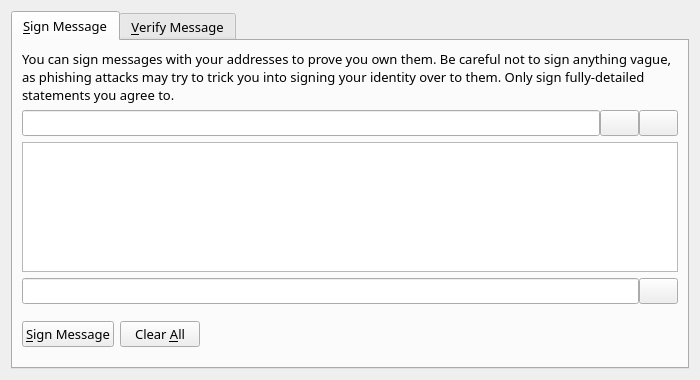
<?xml version="1.0" encoding="UTF-8"?>
<ui version="4.0">
 <class>SignVerifyMessageDialog</class>
 <widget class="QDialog" name="SignVerifyMessageDialog">
  <property name="geometry">
   <rect>
    <x>0</x>
    <y>0</y>
    <width>700</width>
    <height>380</height>
   </rect>
  </property>
  <property name="windowTitle">
   <string>Signatures - Sign / Verify a Message</string>
  </property>
  <property name="modal">
   <bool>true</bool>
  </property>
  <layout class="QGridLayout" name="gridLayout">
   <item row="0" column="0">
    <widget class="QTabWidget" name="tabWidget">
     <property name="font">
      <font>
       <family>Plantagenet Cherokee</family>
       <pointsize>10</pointsize>
      </font>
     </property>
     <property name="currentIndex">
      <number>0</number>
     </property>
     <widget class="QWidget" name="tabSignMessage">
      <attribute name="title">
       <string>&amp;Sign Message</string>
      </attribute>
      <layout class="QGridLayout" name="gridLayout_2">
       <item row="0" column="0">
        <widget class="QLabel" name="infoLabel_SM">
         <property name="text">
          <string>You can sign messages with your addresses to prove you own them. Be careful not to sign anything vague, as phishing attacks may try to trick you into signing your identity over to them. Only sign fully-detailed statements you agree to.</string>
         </property>
         <property name="textFormat">
          <enum>Qt::PlainText</enum>
         </property>
         <property name="wordWrap">
          <bool>true</bool>
         </property>
        </widget>
       </item>
       <item row="1" column="0">
        <layout class="QHBoxLayout" name="horizontalLayout_1_SM">
         <property name="spacing">
          <number>0</number>
         </property>
         <item>
          <widget class="QValidatedLineEdit" name="addressIn_SM">
           <property name="toolTip">
            <string>&lt;html&gt;&lt;head/&gt;&lt;body&gt;&lt;p&gt;&lt;img src=&quot;:/toolTip/res/tooltips/signMessageDialogTooltip.png&quot;/&gt;&lt;/p&gt;&lt;/body&gt;&lt;/html&gt;</string>
           </property>
           <property name="maxLength">
            <number>34</number>
           </property>
          </widget>
         </item>
         <item>
          <widget class="QPushButton" name="addressBookButton_SM">
           <property name="toolTip">
            <string>&lt;html&gt;&lt;head/&gt;&lt;body&gt;&lt;p&gt;&lt;img src=&quot;:/toolTip/res/tooltips/chooseAddressTooltip.png&quot;/&gt;&lt;/p&gt;&lt;/body&gt;&lt;/html&gt;</string>
           </property>
           <property name="styleSheet">
            <string notr="true"/>
           </property>
           <property name="text">
            <string/>
           </property>
           <property name="icon">
            <iconset resource="../bitcoin.qrc">
             <normaloff>:/icons/address-book</normaloff>:/icons/address-book</iconset>
           </property>
           <property name="shortcut">
            <string>Alt+A</string>
           </property>
           <property name="autoDefault">
            <bool>false</bool>
           </property>
          </widget>
         </item>
         <item>
          <widget class="QPushButton" name="pasteButton_SM">
           <property name="toolTip">
            <string>&lt;html&gt;&lt;head/&gt;&lt;body&gt;&lt;p&gt;&lt;img src=&quot;:/toolTip/res/tooltips/pasteAddressTooltip.png&quot;/&gt;&lt;/p&gt;&lt;/body&gt;&lt;/html&gt;</string>
           </property>
           <property name="styleSheet">
            <string notr="true"/>
           </property>
           <property name="text">
            <string/>
           </property>
           <property name="icon">
            <iconset resource="../bitcoin.qrc">
             <normaloff>:/icons/editpaste</normaloff>:/icons/editpaste</iconset>
           </property>
           <property name="shortcut">
            <string>Alt+P</string>
           </property>
           <property name="autoDefault">
            <bool>false</bool>
           </property>
          </widget>
         </item>
        </layout>
       </item>
       <item row="2" column="0">
        <widget class="QPlainTextEdit" name="messageIn_SM">
         <property name="palette">
          <palette>
           <active>
            <colorrole role="Text">
             <brush brushstyle="SolidPattern">
              <color alpha="255">
               <red>255</red>
               <green>255</green>
               <blue>255</blue>
              </color>
             </brush>
            </colorrole>
            <colorrole role="ButtonText">
             <brush brushstyle="SolidPattern">
              <color alpha="255">
               <red>255</red>
               <green>255</green>
               <blue>255</blue>
              </color>
             </brush>
            </colorrole>
            <colorrole role="ToolTipText">
             <brush brushstyle="SolidPattern">
              <color alpha="255">
               <red>255</red>
               <green>255</green>
               <blue>255</blue>
              </color>
             </brush>
            </colorrole>
           </active>
           <inactive>
            <colorrole role="Text">
             <brush brushstyle="SolidPattern">
              <color alpha="255">
               <red>255</red>
               <green>255</green>
               <blue>255</blue>
              </color>
             </brush>
            </colorrole>
            <colorrole role="ButtonText">
             <brush brushstyle="SolidPattern">
              <color alpha="255">
               <red>255</red>
               <green>255</green>
               <blue>255</blue>
              </color>
             </brush>
            </colorrole>
            <colorrole role="ToolTipText">
             <brush brushstyle="SolidPattern">
              <color alpha="255">
               <red>255</red>
               <green>255</green>
               <blue>255</blue>
              </color>
             </brush>
            </colorrole>
           </inactive>
           <disabled>
            <colorrole role="Text">
             <brush brushstyle="SolidPattern">
              <color alpha="255">
               <red>255</red>
               <green>255</green>
               <blue>255</blue>
              </color>
             </brush>
            </colorrole>
            <colorrole role="ButtonText">
             <brush brushstyle="SolidPattern">
              <color alpha="255">
               <red>255</red>
               <green>255</green>
               <blue>255</blue>
              </color>
             </brush>
            </colorrole>
            <colorrole role="ToolTipText">
             <brush brushstyle="SolidPattern">
              <color alpha="255">
               <red>255</red>
               <green>255</green>
               <blue>255</blue>
              </color>
             </brush>
            </colorrole>
           </disabled>
          </palette>
         </property>
         <property name="toolTip">
          <string>&lt;html&gt;&lt;head/&gt;&lt;body&gt;&lt;p&gt;&lt;img src=&quot;:/toolTip/res/tooltips/theMessageToSign.png&quot;/&gt;&lt;/p&gt;&lt;/body&gt;&lt;/html&gt;</string>
         </property>
        </widget>
       </item>
       <item row="3" column="0">
        <layout class="QHBoxLayout" name="horizontalLayout_2_SM">
         <property name="spacing">
          <number>0</number>
         </property>
         <item>
          <widget class="QLineEdit" name="signatureOut_SM">
           <property name="readOnly">
            <bool>true</bool>
           </property>
          </widget>
         </item>
         <item>
          <widget class="QPushButton" name="copySignatureButton_SM">
           <property name="toolTip">
            <string>&lt;html&gt;&lt;head/&gt;&lt;body&gt;&lt;p&gt;&lt;img src=&quot;:/toolTip/res/tooltips/copyMessageTooltip.png&quot;/&gt;&lt;/p&gt;&lt;/body&gt;&lt;/html&gt;</string>
           </property>
           <property name="styleSheet">
            <string notr="true"/>
           </property>
           <property name="text">
            <string/>
           </property>
           <property name="icon">
            <iconset resource="../bitcoin.qrc">
             <normaloff>:/icons/editcopy</normaloff>:/icons/editcopy</iconset>
           </property>
           <property name="autoDefault">
            <bool>false</bool>
           </property>
          </widget>
         </item>
        </layout>
       </item>
       <item row="4" column="0">
        <layout class="QHBoxLayout" name="horizontalLayout_3_SM">
         <item>
          <widget class="QPushButton" name="signMessageButton_SM">
           <property name="toolTip">
            <string>&lt;html&gt;&lt;head/&gt;&lt;body&gt;&lt;p&gt;&lt;img src=&quot;:/toolTip/res/tooltips/signThisMessageTooltip.png&quot;/&gt;&lt;/p&gt;&lt;/body&gt;&lt;/html&gt;</string>
           </property>
           <property name="text">
            <string>&amp;Sign Message</string>
           </property>
           <property name="icon">
            <iconset resource="../bitcoin.qrc">
             <normaloff>:/icons/edit</normaloff>:/icons/edit</iconset>
           </property>
           <property name="autoDefault">
            <bool>false</bool>
           </property>
          </widget>
         </item>
         <item>
          <widget class="QPushButton" name="clearButton_SM">
           <property name="toolTip">
            <string>&lt;html&gt;&lt;head/&gt;&lt;body&gt;&lt;p&gt;&lt;img src=&quot;:/toolTip/res/tooltips/resetSignMessageFieldsTooltip.png&quot;/&gt;&lt;/p&gt;&lt;/body&gt;&lt;/html&gt;</string>
           </property>
           <property name="text">
            <string>Clear &amp;All</string>
           </property>
           <property name="icon">
            <iconset resource="../bitcoin.qrc">
             <normaloff>:/icons/remove</normaloff>:/icons/remove</iconset>
           </property>
           <property name="autoDefault">
            <bool>false</bool>
           </property>
          </widget>
         </item>
         <item>
          <spacer name="horizontalSpacer_1_SM">
           <property name="orientation">
            <enum>Qt::Horizontal</enum>
           </property>
           <property name="sizeHint" stdset="0">
            <size>
             <width>40</width>
             <height>48</height>
            </size>
           </property>
          </spacer>
         </item>
         <item>
          <widget class="QLabel" name="statusLabel_SM">
           <property name="text">
            <string/>
           </property>
           <property name="wordWrap">
            <bool>true</bool>
           </property>
          </widget>
         </item>
         <item>
          <spacer name="horizontalSpacer_2_SM">
           <property name="orientation">
            <enum>Qt::Horizontal</enum>
           </property>
           <property name="sizeHint" stdset="0">
            <size>
             <width>40</width>
             <height>48</height>
            </size>
           </property>
          </spacer>
         </item>
        </layout>
       </item>
      </layout>
     </widget>
     <widget class="QWidget" name="tabVerifyMessage">
      <attribute name="title">
       <string>&amp;Verify Message</string>
      </attribute>
      <layout class="QVBoxLayout" name="verticalLayout_VM">
       <item>
        <widget class="QLabel" name="infoLabel_VM">
         <property name="text">
          <string>Enter the signing address, message (ensure you copy line breaks, spaces, tabs, etc. exactly) and signature below to verify the message. Be careful not to read more into the signature than what is in the signed message itself, to avoid being tricked by a man-in-the-middle attack.</string>
         </property>
         <property name="textFormat">
          <enum>Qt::PlainText</enum>
         </property>
         <property name="alignment">
          <set>Qt::AlignLeading|Qt::AlignLeft|Qt::AlignTop</set>
         </property>
         <property name="wordWrap">
          <bool>true</bool>
         </property>
        </widget>
       </item>
       <item>
        <layout class="QHBoxLayout" name="horizontalLayout_1_VM">
         <property name="spacing">
          <number>0</number>
         </property>
         <item>
          <widget class="QValidatedLineEdit" name="addressIn_VM">
           <property name="toolTip">
            <string>&lt;html&gt;&lt;head/&gt;&lt;body&gt;&lt;p&gt;&lt;img src=&quot;:/toolTip/res/tooltips/verifyAddyTooltip.png&quot;/&gt;&lt;/p&gt;&lt;/body&gt;&lt;/html&gt;</string>
           </property>
           <property name="maxLength">
            <number>34</number>
           </property>
          </widget>
         </item>
         <item>
          <widget class="QPushButton" name="addressBookButton_VM">
           <property name="toolTip">
            <string>&lt;html&gt;&lt;head/&gt;&lt;body&gt;&lt;p&gt;&lt;img src=&quot;:/toolTip/res/tooltips/chooseAddressTooltip.png&quot;/&gt;&lt;/p&gt;&lt;/body&gt;&lt;/html&gt;</string>
           </property>
           <property name="styleSheet">
            <string notr="true"/>
           </property>
           <property name="text">
            <string/>
           </property>
           <property name="icon">
            <iconset resource="../bitcoin.qrc">
             <normaloff>:/icons/address-book</normaloff>:/icons/address-book</iconset>
           </property>
           <property name="shortcut">
            <string>Alt+A</string>
           </property>
           <property name="autoDefault">
            <bool>false</bool>
           </property>
          </widget>
         </item>
        </layout>
       </item>
       <item>
        <widget class="QPlainTextEdit" name="messageIn_VM">
         <property name="styleSheet">
          <string notr="true"/>
         </property>
        </widget>
       </item>
       <item>
        <widget class="QValidatedLineEdit" name="signatureIn_VM"/>
       </item>
       <item>
        <layout class="QHBoxLayout" name="horizontalLayout_2_VM">
         <item>
          <widget class="QPushButton" name="verifyMessageButton_VM">
           <property name="toolTip">
            <string>&lt;html&gt;&lt;head/&gt;&lt;body&gt;&lt;p&gt;&lt;img src=&quot;:/toolTip/res/tooltips/verifyMessageTooltip.png&quot;/&gt;&lt;/p&gt;&lt;/body&gt;&lt;/html&gt;</string>
           </property>
           <property name="text">
            <string>&amp;Verify Message</string>
           </property>
           <property name="icon">
            <iconset resource="../bitcoin.qrc">
             <normaloff>:/icons/transaction_0</normaloff>:/icons/transaction_0</iconset>
           </property>
           <property name="autoDefault">
            <bool>false</bool>
           </property>
          </widget>
         </item>
         <item>
          <widget class="QPushButton" name="clearButton_VM">
           <property name="toolTip">
            <string>&lt;html&gt;&lt;head/&gt;&lt;body&gt;&lt;p&gt;&lt;img src=&quot;:/toolTip/res/tooltips/clearAllVerifyTooltip.png&quot;/&gt;&lt;/p&gt;&lt;/body&gt;&lt;/html&gt;</string>
           </property>
           <property name="text">
            <string>Clear &amp;All</string>
           </property>
           <property name="icon">
            <iconset resource="../bitcoin.qrc">
             <normaloff>:/icons/remove</normaloff>:/icons/remove</iconset>
           </property>
           <property name="autoDefault">
            <bool>false</bool>
           </property>
          </widget>
         </item>
         <item>
          <spacer name="horizontalSpacer_1_VM">
           <property name="orientation">
            <enum>Qt::Horizontal</enum>
           </property>
           <property name="sizeHint" stdset="0">
            <size>
             <width>40</width>
             <height>48</height>
            </size>
           </property>
          </spacer>
         </item>
         <item>
          <widget class="QLabel" name="statusLabel_VM">
           <property name="text">
            <string/>
           </property>
           <property name="wordWrap">
            <bool>true</bool>
           </property>
          </widget>
         </item>
         <item>
          <spacer name="horizontalSpacer_2_VM">
           <property name="orientation">
            <enum>Qt::Horizontal</enum>
           </property>
           <property name="sizeHint" stdset="0">
            <size>
             <width>40</width>
             <height>48</height>
            </size>
           </property>
          </spacer>
         </item>
        </layout>
       </item>
      </layout>
     </widget>
    </widget>
   </item>
  </layout>
 </widget>
 <customwidgets>
  <customwidget>
   <class>QValidatedLineEdit</class>
   <extends>QLineEdit</extends>
   <header>qvalidatedlineedit.h</header>
  </customwidget>
 </customwidgets>
 <resources>
  <include location="../bitcoin.qrc"/>
 </resources>
 <connections/>
</ui>
